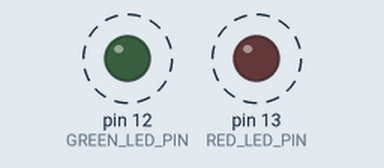
Simulated run of this sketch. Board: Arduino Uno, built with avr-gcc and run on an emulated ATmega328P. Parts: output pins drawn as LEDs (lit = HIGH). Dashed ring = blinking.

Above: at 0.05 s.
Timing chart, 0 to 3.0 s (numbered marks = the images above):
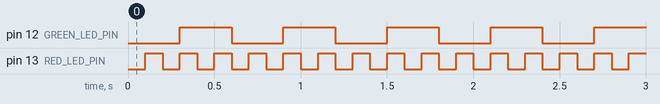

Measured:
- by itself, pin 12 (GREEN_LED_PIN): alternates HIGH for 0.30 s and LOW for 0.30 s
- by itself, pin 13 (RED_LED_PIN): alternates HIGH for 0.10 s and LOW for 0.10 s

The sketch:

Exercise2.ino
```cpp
/*
 * Exercise 2: Pseudo Multitasking without delay
 * Requirements:
    • 2 LEDs blink at the separate timing. A Red LED blinks
    every 100ms and a Green LED blinks every 300ms.
    • Each LED’s turn-on time and turn-off time can be the
    same, but red LED and green led must blink separately
 * Constrains:
    • Do not use delay() command
    • Use millis() command to get current time.
*/

#define RED_BLINK_TIME_MS 100
#define GREEN_BLINK_TIME_MS 300

#define RED_LED_PIN 13
#define GREEN_LED_PIN 12

unsigned long lastRedTimeMS = 0;
unsigned long lastGreenTimeMS = 0;

void setup()
{
    pinMode(RED_LED_PIN, OUTPUT);
    pinMode(GREEN_LED_PIN, OUTPUT);
}

void loop()
{
    unsigned long currentTimeMS = millis();
    if (currentTimeMS - lastRedTimeMS >= RED_BLINK_TIME_MS)
    {
        lastRedTimeMS = currentTimeMS;
        digitalWrite(RED_LED_PIN, !digitalRead(RED_LED_PIN));
    }
    if (currentTimeMS - lastGreenTimeMS >= GREEN_BLINK_TIME_MS)
    {
        lastGreenTimeMS = currentTimeMS;
        digitalWrite(GREEN_LED_PIN, !digitalRead(GREEN_LED_PIN));
    }
}
```
